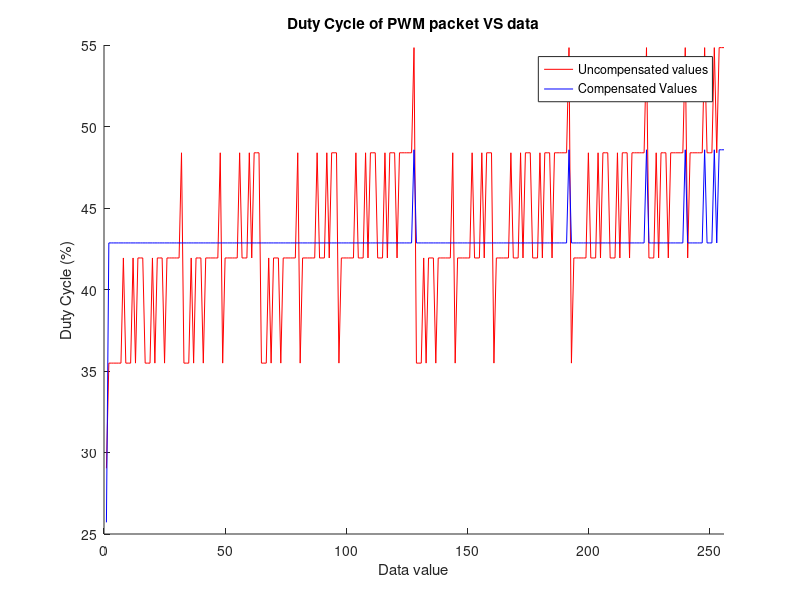

The MATLAB script that drew this image:
dcycle_u = [29.032259,35.483871,35.483871,35.483871,35.483871,35.483871,35.483871,41.935482,35.483871,35.483871,35.483871,41.935482,35.483871,41.935482,41.935482,41.935482,35.483871,35.483871,35.483871,41.935482,35.483871,41.935482,41.935482,41.935482,35.483871,41.935482,41.935482,41.935482,41.935482,41.935482,41.935482,48.387096,35.483871,35.483871,35.483871,41.935482,35.483871,41.935482,41.935482,41.935482,35.483871,41.935482,41.935482,41.935482,41.935482,41.935482,41.935482,48.387096,35.483871,41.935482,41.935482,41.935482,41.935482,41.935482,41.935482,48.387096,41.935482,41.935482,41.935482,48.387096,41.935482,48.387096,48.387096,48.387096,35.483871,35.483871,35.483871,41.935482,35.483871,41.935482,41.935482,41.935482,35.483871,41.935482,41.935482,41.935482,41.935482,41.935482,41.935482,48.387096,35.483871,41.935482,41.935482,41.935482,41.935482,41.935482,41.935482,48.387096,41.935482,41.935482,41.935482,48.387096,41.935482,48.387096,48.387096,48.387096,35.483871,41.935482,41.935482,41.935482,41.935482,41.935482,41.935482,48.387096,41.935482,41.935482,41.935482,48.387096,41.935482,48.387096,48.387096,48.387096,41.935482,41.935482,41.935482,48.387096,41.935482,48.387096,48.387096,48.387096,41.935482,48.387096,48.387096,48.387096,48.387096,48.387096,48.387096,54.838711,35.483871,35.483871,35.483871,41.935482,35.483871,41.935482,41.935482,41.935482,35.483871,41.935482,41.935482,41.935482,41.935482,41.935482,41.935482,48.387096,35.483871,41.935482,41.935482,41.935482,41.935482,41.935482,41.935482,48.387096,41.935482,41.935482,41.935482,48.387096,41.935482,48.387096,48.387096,48.387096,35.483871,41.935482,41.935482,41.935482,41.935482,41.935482,41.935482,48.387096,41.935482,41.935482,41.935482,48.387096,41.935482,48.387096,48.387096,48.387096,41.935482,41.935482,41.935482,48.387096,41.935482,48.387096,48.387096,48.387096,41.935482,48.387096,48.387096,48.387096,48.387096,48.387096,48.387096,54.838711,35.483871,41.935482,41.935482,41.935482,41.935482,41.935482,41.935482,48.387096,41.935482,41.935482,41.935482,48.387096,41.935482,48.387096,48.387096,48.387096,41.935482,41.935482,41.935482,48.387096,41.935482,48.387096,48.387096,48.387096,41.935482,48.387096,48.387096,48.387096,48.387096,48.387096,48.387096,54.838711,41.935482,41.935482,41.935482,48.387096,41.935482,48.387096,48.387096,48.387096,41.935482,48.387096,48.387096,48.387096,48.387096,48.387096,48.387096,54.838711,41.935482,48.387096,48.387096,48.387096,48.387096,48.387096,48.387096,54.838711,48.387096,48.387096,48.387096,54.838711,48.387096,54.838711,54.838711,54.838711];

count = .31 * dcycle_u;

for i=1:256
   if uint8(count(i)) == 11 || uint8(count(i)) == 13
       count(i) = 15;
   end
end

dcycle_c = (100/35) * count;

figure('Name','Duty cycle of PWM');
hold on;
plot(dcycle_u,'r-');
plot(dcycle_c,'b-');
xlim([0 256])
title('Duty Cycle of PWM packet VS data');
legend('Uncompensated values', 'Compensated Values');
ylabel('Duty Cycle (%)');
xlabel('Data value');
hold off;